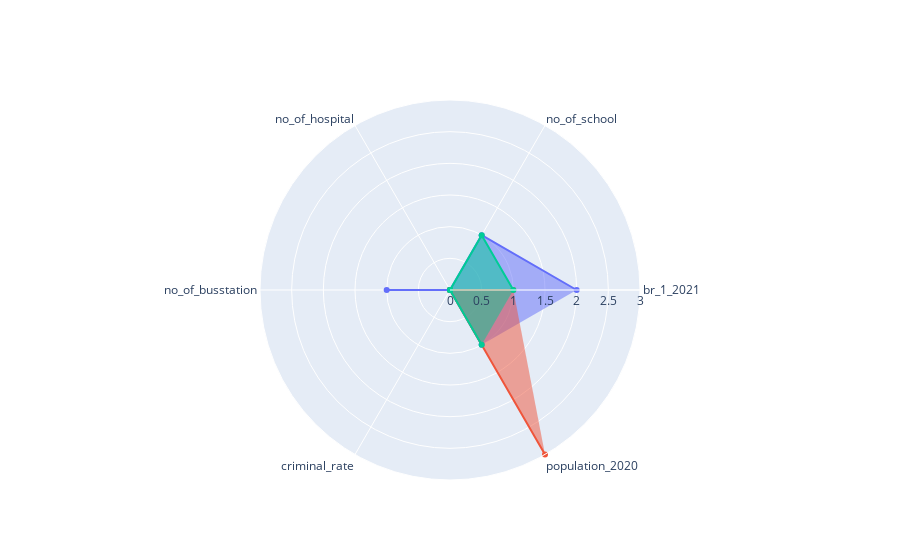

The code cell stored with this chart in its notebook:
### Code cell
###################################################
## Modeling #######################################
###################################################

# create an object
ac = AgglomerativeClustering(affinity='euclidean',
                             linkage='ward',
                             n_clusters = 3)

#df_hierarchical = df_neighborhood.copy()
df_hierarchical = df_neighborhood_model.copy()

# fit and predict
hierarchical_cluster = ac.fit_predict(df_hierarchical)

labels = ac.labels_
print('Silhouette Score:', metrics.silhouette_score(df_hierarchical,labels))
print('Calinski Harabasz Score:', metrics.calinski_harabasz_score(df_hierarchical, labels))




PCA_plot_2d(df_hierarchical, hierarchical_cluster, 'Hierarchical Clustering Visualized in 2 dimensions')

# Plot dendrogram
plot_dendrogram(df_hierarchical)

df_hierarchical = df_neighborhood.copy()
df_hierarchical['cluster'] = hierarchical_cluster


###################################################
## Plot the radar chart ###########################
###################################################

categories = features

fig = go.Figure()

max_r = 0

for i in set(df_hierarchical['cluster']):
    r = []
    
    for j in categories:
        #r.append(get_radar_value_by_std(df_hierarchical[df_hierarchical['cluster'] == i][j].mean(), df_neighborhood[j].mean()))
        r.append(get_radar_value_by_rescale(df_hierarchical[df_hierarchical['cluster'] == i][j].mean(), df_neighborhood[j].min(), df_neighborhood[j].max()))
    
    
    fig.add_trace(go.Scatterpolar(
          r=r,
          theta=categories,
          fill='toself',
          name='Cluster'+str(i)
    ))
    
    if max(r) > max_r:
        max_r = max(r)

fig.update_layout(
  polar=dict(
    radialaxis=dict(
      visible=True,
      range=[0, max_r]
    )),
  showlegend=False
)

fig.show()


###################################################
## Print the map ##################################
###################################################

# get NYC latitude and longitude

address = 'New York City, NY'
location = None

geolocator = Nominatim(user_agent="ny_explorer")
location = geolocator.geocode(address)
nyc_latitude = location.latitude
nyc_longitude = location.longitude

print('The geograpical coordinate of New York City are {}, {}.'.format(nyc_latitude, nyc_longitude))

# create map
map_clusters = folium.Map(location=[nyc_latitude, nyc_longitude], zoom_start=10)

# set color scheme for the clusters
## blue: 3471EB, red: BB0000, green: 00BB00, purple: 6E34EB, orange: EBA134
rainbow = ['#EBA134', '#3471EB', '#00BB00', '#6E34EB', '#BB0000'] 

# add markers to the map
markers_colors = []
for lat, lon, poi, cluster in zip(neighborhood['latitude'], neighborhood['longitude'], neighborhood['neighborhood'], df_hierarchical['cluster']):
    label = folium.Popup(str(poi) + ' Cluster ' + str(cluster), parse_html=True)
    folium.CircleMarker(
        [lat, lon],
        radius=5,
        popup=label,
        color=rainbow[cluster-1],
        fill=True,
        fill_color=rainbow[cluster-1],
        fill_opacity=0.8).add_to(map_clusters)
       
map_clusters

### Figure 1 — Plotly figure (JSON) as saved in the notebook; plotly's stock layout.template omitted (floating-point values rounded to 4 significant figures)
{"data": [{"fill": "toself", "name": "Cluster0", "r": [2, 1, 0, 1, 0, 1], "theta": ["br_1_2021", "no_of_school", "no_of_hospital", "no_of_busstation", "criminal_rate", "population_2020"], "type": "scatterpolar"}, {"fill": "toself", "name": "Cluster1", "r": [1, 0, 0, 0, 0, 3], "theta": ["br_1_2021", "no_of_school", "no_of_hospital", "no_of_busstation", "criminal_rate", "population_2020"], "type": "scatterpolar"}, {"fill": "toself", "name": "Cluster2", "r": [1, 1, 0, 0, 0, 1], "theta": ["br_1_2021", "no_of_school", "no_of_hospital", "no_of_busstation", "criminal_rate", "population_2020"], "type": "scatterpolar"}], "layout": {"autosize": true, "polar": {"angularaxis": {"type": "category"}, "radialaxis": {"autorange": false, "range": [0, 3], "type": "linear", "visible": true}}, "showlegend": false}}
